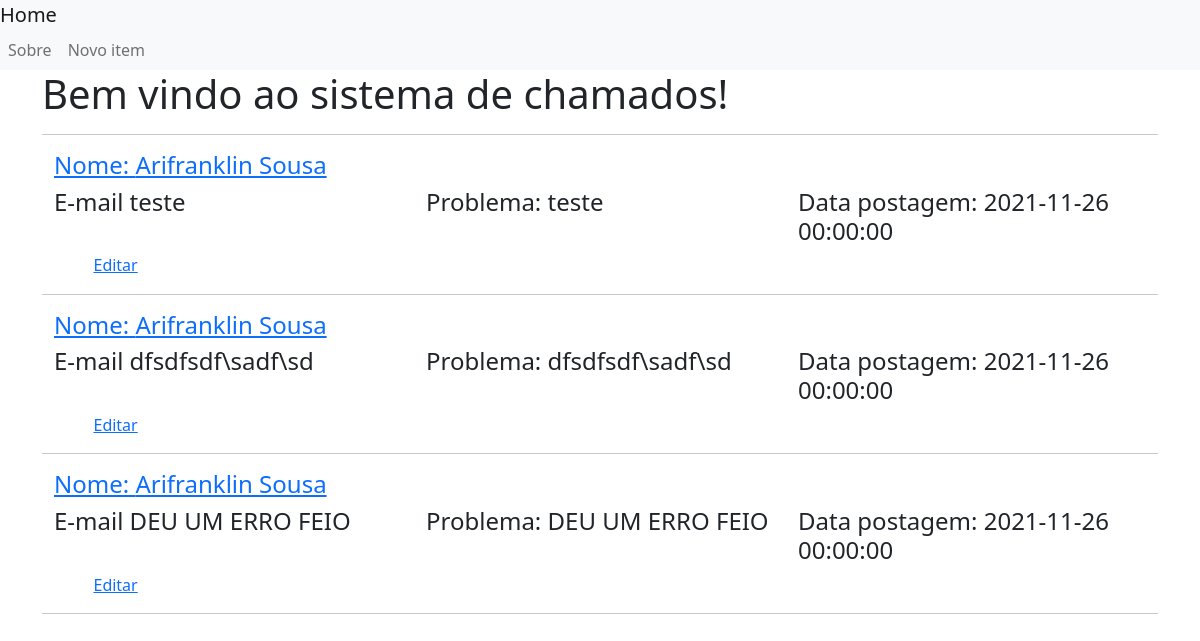
/, run on an earlier commit of the app's database.
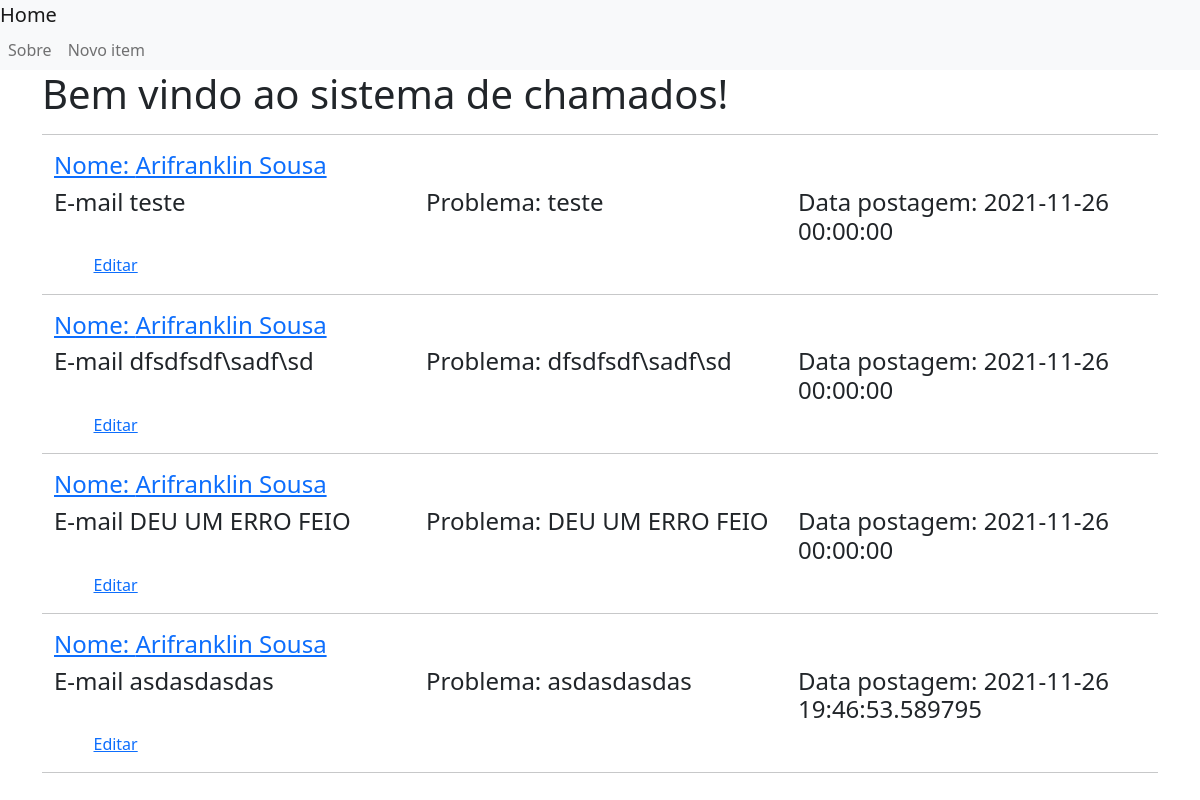
And on a later commit of the database.
### app.py (models this page shows)
class tb_chamados(db.Model):
    id_chamado = db.Column(db.Integer, primary_key=True)
    dt_criacao = db.Column(db.DateTime, default=datetime.datetime.utcnow)
    descricao = db.Column(db.String(200), nullable=False)
    nome = db.Column(db.String(200), nullable=False)
    email = db.Column(db.String(200), nullable=False)
    servico = db.Column(db.String(200), nullable=False)

### app.py (the view)
@app.route('/')
def index():
    posts = tb_chamados.query.all()
    return render_template('index.html', posts=posts)

### templates/index.html (shortened to what this page needs)
{% extends 'base.html' %}
{% block content %}
    <h1>{% block title %} Bem vindo ao sistema de chamados! {% endblock %}</h1><hr>
    {% for post in posts %}
       <a href="{{ url_for('post', id_chamado=post['id_chamado']) }}">
            <div class="container">
                <div class="row">
                    <div class="col-md-4 col-sm-12"><h4>Nome: {{ post['nome'] }}</h4></div></a>
                    <div class="col-md-4 col-sm-12"><h4>E-mail {{ post['email'] }}</h4></div>
                    <div class="col-md-4 col-sm-12"><h4>Problema: {{ post['descricao'] }}</h4></div>
                    <div class="col-md-4 col-sm-12"><h4>Data postagem: {{ post['dt_criacao'] }}</h4></div>
                </div>
        <a href="{{ url_for('edit', id_chamado=post['id_chamado']) }}">
            <span class="badge badge-warning">Editar</span>Editar
        </a>
        <hr>
    {% endfor %}
{% endblock %}

What changed in the data, as far as the page shows it:
added tb_chamados: nome "Arifranklin Sousa", email "asdasdasdas", descricao "asdasdasdas", dt_criacao "2021-11-26 19:46:53.589795"
